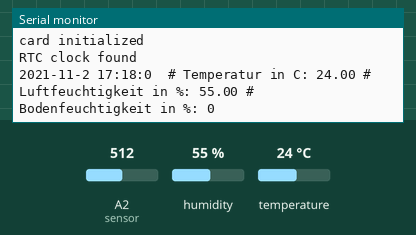
Simulated run of this sketch. Board: Arduino Uno, built with avr-gcc and run on an emulated ATmega328P. Shown: the last lines printed to the serial monitor. Inputs (shaded band) come from the test bench; at power-on: humidity 55 %, A2 (sensor) = 512, temperature 24 °C. The local clock reads 2024-03-15 10:24:30 at power-on unless the sketch sets it; storage starts empty.

Above: at 4.2 s.
4.3 s: humidity set to 22 %
At 7.2 s:
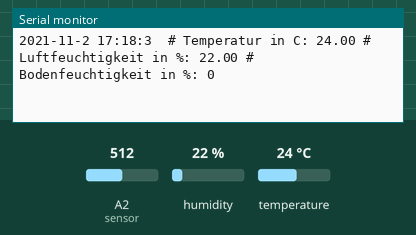
8.1 s: A2 (sensor) set to 716
At 9.5 s:
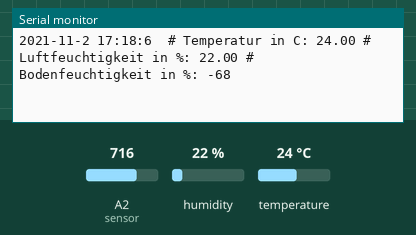
11.9 s: temperature set to 12 °C
At 13.1 s:
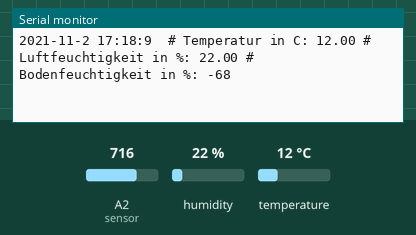
15.7 s: A2 (sensor) set to 900
At 18.9 s:
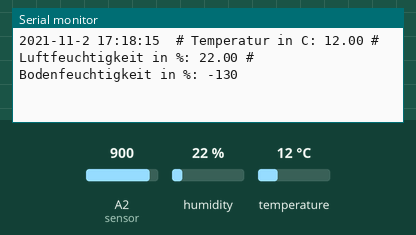
19.5 s: humidity set to 40 %
At 22.4 s:
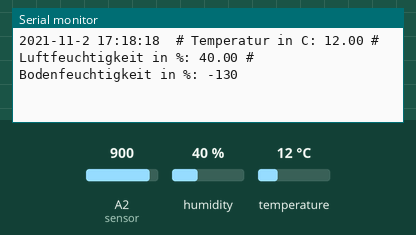
Timing chart, 0 to 23.9 s (numbered marks = the images above; inputs shaded):
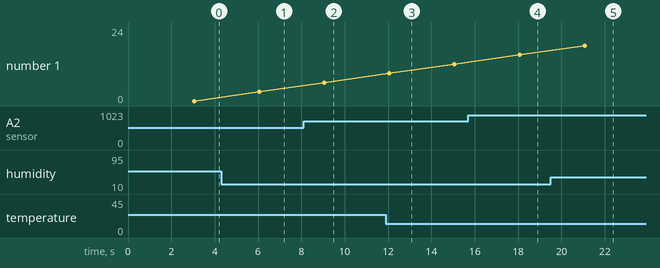

Measured:
- after the input at 4.3 s, the serial monitor: prints a new line after 1.8 s (image 1)
- after the input at 8.1 s, the serial monitor: prints a new line after 0.96 s (image 2)
- after the input at 11.9 s, the serial monitor: prints a new line after 0.16 s (image 3)
- after the input at 15.7 s, the serial monitor: prints a new line after 2.4 s (image 4)
- after the input at 19.5 s, the serial monitor: prints a new line after 1.6 s (image 5)

The sketch:

Arduino_Datalogger.ino
```cpp
#include <SPI.h>
#include <SD.h>
#include <Wire.h>

#include "RTClib.h"
#include "DHT.h"

#define sensor A2
#define wet 210
#define dry 510

const int chipSelect = 10; //10 is default by shield, but normally on Pin 4
int interval = 30;  //Log to SD Card every 5 seconds

long timer;
String timestring;
String mvalue;

RTC_DS1307 rtc;

DHT dht(2, DHT11);

void setup() {
  dht.begin();

  pinMode(5, INPUT);
  pinMode(6, INPUT);

  Serial.begin(9600);
  delay(3000);
  Serial.println("Initializing SD card...");
  if (!SD.begin(chipSelect)) {
    Serial.println("SD Card error");
    return;
  }
  Serial.println("card initialized");
  if (! rtc.begin()) {
    Serial.println("No RTC found");
  } else {
    Serial.println("RTC clock found");
  }
  if (! rtc.isrunning()) {
    Serial.println("RTC is not configured");
  }
  rtc.adjust(DateTime(2021, 11, 2, 17, 18, 0));
}

void loop() {
  if ((timer + interval * 100) < millis()) {
    timer = millis();
    get_logvalue(); //Get your value
    write_data(); //Write value and Time to SD
  }
}

void get_logvalue() {

  mvalue = "My Value"; //mvalue is your log parameter eg. Temperature
}

void write_data() { //Write to SD card

  float Temp = dht.readTemperature();
  float Feuchte = dht.readHumidity();

  int value = analogRead(sensor);
  int pre = map(value, wet, dry, 100, 0);


  if(Feuchte < 60){
    digitalWrite(5, HIGH);
    digitalWrite(6, HIGH);
  }

  DateTime now = rtc.now();
  //Serial.println(timestring);
  //String timestring = now.year() + "-" + now.month() + "-" + now.day() + " " + now.hour() + ":" + now.minute() + ":" now.second();

  //String dataString = " # Temperatur in C: " + Temp + ", Feuchte in %: " + Feuchte;
  File dataFile = SD.open("datalog.txt", FILE_WRITE);
  if (dataFile) {
    dataFile.print(now.year(), DEC);
    dataFile.print(" ");
    dataFile.print(now.month(), DEC);
    dataFile.print("-");
    dataFile.print(now.day(), DEC);
    dataFile.print(" ");
    dataFile.print(now.hour(), DEC);
    dataFile.print(":");
    dataFile.print(now.minute(), DEC);
    dataFile.print(":");
    dataFile.print(now.second(), DEC);
    dataFile.print(" ");
    dataFile.print(" # Temperatur in C: ");
    dataFile.print(Temp);
    dataFile.print(" # Luftfeuchtigkeit in %: ");
    dataFile.print(Feuchte);
    dataFile.print(" # Bodenfeuchtigkeit in %: ");
    dataFile.print(pre);
    dataFile.println();
    dataFile.close();


    Serial.print(now.year(), DEC);
    Serial.print("-");
    Serial.print(now.month(), DEC);
    Serial.print("-");
    Serial.print(now.day(), DEC);
    Serial.print(" ");
    Serial.print(now.hour(), DEC);
    Serial.print(":");
    Serial.print(now.minute(), DEC);
    Serial.print(":");
    Serial.print(now.second(), DEC);
    Serial.print(" ");
    Serial.print(" # Temperatur in C: ");
    Serial.print(Temp);
    Serial.print(" # Luftfeuchtigkeit in %: ");
    Serial.print(Feuchte);
    Serial.print(" # Bodenfeuchtigkeit in %: ");
    Serial.print(pre);
    Serial.println();
  }
  else {
    Serial.println("error writing datalog.txt");
  }
}
```
